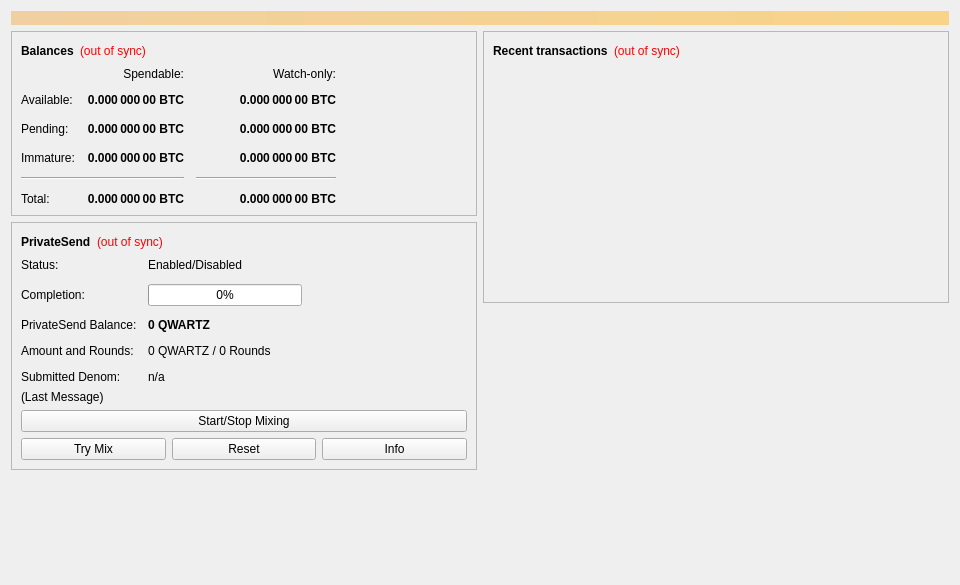
<?xml version="1.0" encoding="UTF-8"?>
<ui version="4.0">
 <class>OverviewPage</class>
 <widget class="QWidget" name="OverviewPage">
  <property name="geometry">
   <rect>
    <x>0</x>
    <y>0</y>
    <width>960</width>
    <height>585</height>
   </rect>
  </property>
  <property name="minimumSize">
   <size>
    <width>960</width>
    <height>0</height>
   </size>
  </property>
  <property name="windowTitle">
   <string>Form</string>
  </property>
  <layout class="QVBoxLayout" name="topLayout">
   <item>
    <widget class="QLabel" name="labelAlerts">
     <property name="visible">
      <bool>false</bool>
     </property>
     <property name="styleSheet">
      <string notr="true">QLabel { background-color: qlineargradient(x1: 0, y1: 0, x2: 1, y2: 0, stop:0 #F0D0A0, stop:1 #F8D488); color:#000000; }</string>
     </property>
     <property name="wordWrap">
      <bool>true</bool>
     </property>
     <property name="margin">
      <number>3</number>
     </property>
     <property name="textInteractionFlags">
      <set>Qt::TextSelectableByMouse</set>
     </property>
    </widget>
   </item>
   <item>
    <layout class="QHBoxLayout" name="horizontalLayout" stretch="1,1">
     <item>
      <layout class="QVBoxLayout" name="verticalLayout_2">
       <item>
        <widget class="QFrame" name="frame">
         <property name="frameShape">
          <enum>QFrame::StyledPanel</enum>
         </property>
         <property name="frameShadow">
          <enum>QFrame::Raised</enum>
         </property>
         <layout class="QVBoxLayout" name="verticalLayout_4">
          <item>
           <layout class="QHBoxLayout" name="horizontalLayout_4">
            <item>
             <widget class="QLabel" name="label_5">
              <property name="font">
               <font>
                <weight>75</weight>
                <bold>true</bold>
               </font>
              </property>
              <property name="text">
               <string>Balances</string>
              </property>
             </widget>
            </item>
            <item>
             <widget class="QLabel" name="labelWalletStatus">
              <property name="toolTip">
               <string>The displayed information may be out of date. Your wallet automatically synchronizes with the Qwartz network after a connection is established, but this process has not completed yet.</string>
              </property>
              <property name="styleSheet">
               <string notr="true">QLabel { color: red; }</string>
              </property>
              <property name="text">
               <string notr="true">(out of sync)</string>
              </property>
              <property name="alignment">
               <set>Qt::AlignLeading|Qt::AlignLeft|Qt::AlignVCenter</set>
              </property>
             </widget>
            </item>
            <item>
             <spacer name="horizontalSpacer_3">
              <property name="orientation">
               <enum>Qt::Horizontal</enum>
              </property>
              <property name="sizeHint" stdset="0">
               <size>
                <width>40</width>
                <height>20</height>
               </size>
              </property>
             </spacer>
            </item>
           </layout>
          </item>
          <item>
           <layout class="QGridLayout" name="gridLayout">
            <property name="spacing">
             <number>12</number>
            </property>
            <item row="2" column="2">
             <widget class="QLabel" name="labelWatchPending">
              <property name="font">
               <font>
                <weight>75</weight>
                <bold>true</bold>
               </font>
              </property>
              <property name="cursor">
               <cursorShape>IBeamCursor</cursorShape>
              </property>
              <property name="toolTip">
               <string>Unconfirmed transactions to watch-only addresses</string>
              </property>
              <property name="text">
               <string notr="true">0.000 000 00 BTC</string>
              </property>
              <property name="alignment">
               <set>Qt::AlignRight|Qt::AlignTrailing|Qt::AlignVCenter</set>
              </property>
              <property name="textInteractionFlags">
               <set>Qt::LinksAccessibleByMouse|Qt::TextSelectableByKeyboard|Qt::TextSelectableByMouse</set>
              </property>
             </widget>
            </item>
            <item row="2" column="1">
             <widget class="QLabel" name="labelUnconfirmed">
              <property name="font">
               <font>
                <weight>75</weight>
                <bold>true</bold>
               </font>
              </property>
              <property name="cursor">
               <cursorShape>IBeamCursor</cursorShape>
              </property>
              <property name="toolTip">
               <string>Total of transactions that have yet to be confirmed, and do not yet count toward the spendable balance</string>
              </property>
              <property name="text">
               <string notr="true">0.000 000 00 BTC</string>
              </property>
              <property name="alignment">
               <set>Qt::AlignRight|Qt::AlignTrailing|Qt::AlignVCenter</set>
              </property>
              <property name="textInteractionFlags">
               <set>Qt::LinksAccessibleByMouse|Qt::TextSelectableByKeyboard|Qt::TextSelectableByMouse</set>
              </property>
             </widget>
            </item>
            <item row="3" column="2">
             <widget class="QLabel" name="labelWatchImmature">
              <property name="font">
               <font>
                <weight>75</weight>
                <bold>true</bold>
               </font>
              </property>
              <property name="cursor">
               <cursorShape>IBeamCursor</cursorShape>
              </property>
              <property name="toolTip">
               <string>Mined balance in watch-only addresses that has not yet matured</string>
              </property>
              <property name="text">
               <string notr="true">0.000 000 00 BTC</string>
              </property>
              <property name="alignment">
               <set>Qt::AlignRight|Qt::AlignTrailing|Qt::AlignVCenter</set>
              </property>
              <property name="textInteractionFlags">
               <set>Qt::LinksAccessibleByMouse|Qt::TextSelectableByKeyboard|Qt::TextSelectableByMouse</set>
              </property>
             </widget>
            </item>
            <item row="4" column="0" colspan="2">
             <widget class="Line" name="lineSpendableBalance">
              <property name="orientation">
               <enum>Qt::Horizontal</enum>
              </property>
             </widget>
            </item>
            <item row="4" column="2">
             <widget class="Line" name="lineWatchBalance">
              <property name="sizePolicy">
               <sizepolicy hsizetype="Preferred" vsizetype="Fixed">
                <horstretch>0</horstretch>
                <verstretch>0</verstretch>
               </sizepolicy>
              </property>
              <property name="minimumSize">
               <size>
                <width>140</width>
                <height>0</height>
               </size>
              </property>
              <property name="orientation">
               <enum>Qt::Horizontal</enum>
              </property>
             </widget>
            </item>
            <item row="5" column="0">
             <widget class="QLabel" name="labelTotalText">
              <property name="text">
               <string>Total:</string>
              </property>
             </widget>
            </item>
            <item row="3" column="1">
             <widget class="QLabel" name="labelImmature">
              <property name="font">
               <font>
                <weight>75</weight>
                <bold>true</bold>
               </font>
              </property>
              <property name="cursor">
               <cursorShape>IBeamCursor</cursorShape>
              </property>
              <property name="toolTip">
               <string>Mined balance that has not yet matured</string>
              </property>
              <property name="text">
               <string notr="true">0.000 000 00 BTC</string>
              </property>
              <property name="alignment">
               <set>Qt::AlignRight|Qt::AlignTrailing|Qt::AlignVCenter</set>
              </property>
              <property name="textInteractionFlags">
               <set>Qt::LinksAccessibleByMouse|Qt::TextSelectableByKeyboard|Qt::TextSelectableByMouse</set>
              </property>
             </widget>
            </item>
            <item row="2" column="3">
             <spacer name="horizontalSpacer_2">
              <property name="orientation">
               <enum>Qt::Horizontal</enum>
              </property>
              <property name="sizeHint" stdset="0">
               <size>
                <width>40</width>
                <height>20</height>
               </size>
              </property>
             </spacer>
            </item>
            <item row="3" column="0">
             <widget class="QLabel" name="labelImmatureText">
              <property name="text">
               <string>Immature:</string>
              </property>
             </widget>
            </item>
            <item row="5" column="1">
             <widget class="QLabel" name="labelTotal">
              <property name="font">
               <font>
                <weight>75</weight>
                <bold>true</bold>
               </font>
              </property>
              <property name="cursor">
               <cursorShape>IBeamCursor</cursorShape>
              </property>
              <property name="toolTip">
               <string>Your current total balance</string>
              </property>
              <property name="text">
               <string notr="true">0.000 000 00 BTC</string>
              </property>
              <property name="alignment">
               <set>Qt::AlignRight|Qt::AlignTrailing|Qt::AlignVCenter</set>
              </property>
              <property name="textInteractionFlags">
               <set>Qt::LinksAccessibleByMouse|Qt::TextSelectableByKeyboard|Qt::TextSelectableByMouse</set>
              </property>
             </widget>
            </item>
            <item row="5" column="2">
             <widget class="QLabel" name="labelWatchTotal">
              <property name="font">
               <font>
                <weight>75</weight>
                <bold>true</bold>
               </font>
              </property>
              <property name="cursor">
               <cursorShape>IBeamCursor</cursorShape>
              </property>
              <property name="toolTip">
               <string>Current total balance in watch-only addresses</string>
              </property>
              <property name="text">
               <string notr="true">0.000 000 00 BTC</string>
              </property>
              <property name="alignment">
               <set>Qt::AlignRight|Qt::AlignTrailing|Qt::AlignVCenter</set>
              </property>
              <property name="textInteractionFlags">
               <set>Qt::LinksAccessibleByMouse|Qt::TextSelectableByKeyboard|Qt::TextSelectableByMouse</set>
              </property>
             </widget>
            </item>
            <item row="0" column="2">
             <widget class="QLabel" name="labelWatchonly">
              <property name="text">
               <string>Watch-only:</string>
              </property>
              <property name="alignment">
               <set>Qt::AlignRight|Qt::AlignTrailing|Qt::AlignVCenter</set>
              </property>
             </widget>
            </item>
            <item row="1" column="0">
             <widget class="QLabel" name="labelBalanceText">
              <property name="text">
               <string>Available:</string>
              </property>
             </widget>
            </item>
            <item row="1" column="1">
             <widget class="QLabel" name="labelBalance">
              <property name="font">
               <font>
                <weight>75</weight>
                <bold>true</bold>
               </font>
              </property>
              <property name="cursor">
               <cursorShape>IBeamCursor</cursorShape>
              </property>
              <property name="toolTip">
               <string>Your current spendable balance</string>
              </property>
              <property name="text">
               <string notr="true">0.000 000 00 BTC</string>
              </property>
              <property name="alignment">
               <set>Qt::AlignRight|Qt::AlignTrailing|Qt::AlignVCenter</set>
              </property>
              <property name="textInteractionFlags">
               <set>Qt::LinksAccessibleByMouse|Qt::TextSelectableByKeyboard|Qt::TextSelectableByMouse</set>
              </property>
             </widget>
            </item>
            <item row="1" column="2">
             <widget class="QLabel" name="labelWatchAvailable">
              <property name="font">
               <font>
                <weight>75</weight>
                <bold>true</bold>
               </font>
              </property>
              <property name="cursor">
               <cursorShape>IBeamCursor</cursorShape>
              </property>
              <property name="toolTip">
               <string>Your current balance in watch-only addresses</string>
              </property>
              <property name="text">
               <string notr="true">0.000 000 00 BTC</string>
              </property>
              <property name="alignment">
               <set>Qt::AlignRight|Qt::AlignTrailing|Qt::AlignVCenter</set>
              </property>
              <property name="textInteractionFlags">
               <set>Qt::LinksAccessibleByMouse|Qt::TextSelectableByKeyboard|Qt::TextSelectableByMouse</set>
              </property>
             </widget>
            </item>
            <item row="2" column="0">
             <widget class="QLabel" name="labelPendingText">
              <property name="text">
               <string>Pending:</string>
              </property>
             </widget>
            </item>
            <item row="0" column="1">
             <widget class="QLabel" name="labelSpendable">
              <property name="text">
               <string>Spendable:</string>
              </property>
              <property name="alignment">
               <set>Qt::AlignRight|Qt::AlignTrailing|Qt::AlignVCenter</set>
              </property>
             </widget>
            </item>
           </layout>
          </item>
         </layout>
        </widget>
       </item>
       <item>
        <widget class="QFrame" name="framePrivateSend">
         <property name="layoutDirection">
          <enum>Qt::LeftToRight</enum>
         </property>
         <property name="frameShape">
          <enum>QFrame::StyledPanel</enum>
         </property>
         <property name="frameShadow">
          <enum>QFrame::Raised</enum>
         </property>
         <layout class="QVBoxLayout" name="VerticalLayout_PS1">
          <item>
           <layout class="QHBoxLayout" name="horizontalLayout_5">
            <item>
             <widget class="QLabel" name="labelPrivateSendHeader">
              <property name="font">
               <font>
                <weight>75</weight>
                <bold>true</bold>
               </font>
              </property>
              <property name="text">
               <string>PrivateSend</string>
              </property>
             </widget>
            </item>
            <item>
             <widget class="QLabel" name="labelPrivateSendSyncStatus">
              <property name="toolTip">
               <string>The displayed information may be out of date. Your wallet automatically synchronizes with the Qwartz network after a connection is established, but this process has not completed yet.</string>
              </property>
              <property name="styleSheet">
               <string notr="true">QLabel { color: red; }</string>
              </property>
              <property name="text">
               <string notr="true">(out of sync)</string>
              </property>
              <property name="alignment">
               <set>Qt::AlignLeading|Qt::AlignLeft|Qt::AlignVCenter</set>
              </property>
             </widget>
            </item>
            <item>
             <spacer name="horizontalSpacer_4">
              <property name="orientation">
               <enum>Qt::Horizontal</enum>
              </property>
              <property name="sizeHint" stdset="0">
               <size>
                <width>40</width>
                <height>20</height>
               </size>
              </property>
             </spacer>
            </item>
           </layout>
          </item>
          <item>
           <layout class="QFormLayout" name="privateSendFormLayout">
            <property name="fieldGrowthPolicy">
             <enum>QFormLayout::AllNonFixedFieldsGrow</enum>
            </property>
            <property name="horizontalSpacing">
             <number>11</number>
            </property>
            <property name="verticalSpacing">
             <number>12</number>
            </property>
            <item row="0" column="0">
             <widget class="QLabel" name="labelPrivateSendEnabledText">
              <property name="text">
               <string>Status:</string>
              </property>
             </widget>
            </item>
            <item row="0" column="1">
             <widget class="QLabel" name="labelPrivateSendEnabled">
              <property name="text">
               <string>Enabled/Disabled</string>
              </property>
             </widget>
            </item>
            <item row="1" column="0">
             <widget class="QLabel" name="labelCompletitionText">
              <property name="text">
               <string>Completion:</string>
              </property>
             </widget>
            </item>
            <item row="1" column="1">
             <widget class="QProgressBar" name="privateSendProgress">
              <property name="maximumSize">
               <size>
                <width>154</width>
                <height>16777215</height>
               </size>
              </property>
              <property name="value">
               <number>0</number>
              </property>
             </widget>
            </item>
            <item row="2" column="0">
             <widget class="QLabel" name="labelAnonymizedText">
              <property name="text">
               <string>PrivateSend Balance:</string>
              </property>
             </widget>
            </item>
            <item row="2" column="1">
             <widget class="QLabel" name="labelAnonymized">
              <property name="font">
               <font>
                <weight>75</weight>
                <bold>true</bold>
               </font>
              </property>
              <property name="text">
               <string notr="true">0 QWARTZ</string>
              </property>
             </widget>
            </item>
            <item row="3" column="0">
             <widget class="QLabel" name="labelAmountAndRoundsText">
              <property name="text">
               <string>Amount and Rounds:</string>
              </property>
             </widget>
            </item>
            <item row="3" column="1">
             <widget class="QLabel" name="labelAmountRounds">
              <property name="text">
               <string>0 QWARTZ / 0 Rounds</string>
              </property>
             </widget>
            </item>
            <item row="4" column="0">
             <widget class="QLabel" name="labelSubmittedDenomText">
              <property name="text">
               <string>Submitted Denom:</string>
              </property>
             </widget>
            </item>
            <item row="4" column="1">
             <widget class="QLabel" name="labelSubmittedDenom">
              <property name="toolTip">
               <string>The denominations you submitted to the Masternode.&lt;br&gt;To mix, other users must submit the exact same denominations.</string>
              </property>
              <property name="text">
               <string>n/a</string>
              </property>
             </widget>
            </item>
           </layout>
          </item>
          <item>
           <layout class="QVBoxLayout" name="VerticalLayout_PS">
            <item>
             <widget class="QLabel" name="labelPrivateSendLastMessage">
              <property name="text">
               <string>(Last Message)</string>
              </property>
              <property name="alignment">
               <set>Qt::AlignLeading|Qt::AlignLeft|Qt::AlignTop</set>
              </property>
              <property name="wordWrap">
               <bool>true</bool>
              </property>
             </widget>
            </item>
            <item>
             <widget class="QPushButton" name="togglePrivateSend">
              <property name="sizePolicy">
               <sizepolicy hsizetype="MinimumExpanding" vsizetype="Fixed">
                <horstretch>0</horstretch>
                <verstretch>0</verstretch>
               </sizepolicy>
              </property>
              <property name="text">
               <string>Start/Stop Mixing</string>
              </property>
             </widget>
            </item>
            <item>
             <layout class="QHBoxLayout" name="horizontalLayout_debugbuttons">
              <item>
               <widget class="QPushButton" name="privateSendAuto">
                <property name="sizePolicy">
                 <sizepolicy hsizetype="MinimumExpanding" vsizetype="Fixed">
                  <horstretch>0</horstretch>
                  <verstretch>0</verstretch>
                 </sizepolicy>
                </property>
                <property name="toolTip">
                 <string>Try to manually submit a PrivateSend request.</string>
                </property>
                <property name="text">
                 <string>Try Mix</string>
                </property>
               </widget>
              </item>
              <item>
               <widget class="QPushButton" name="privateSendReset">
                <property name="sizePolicy">
                 <sizepolicy hsizetype="MinimumExpanding" vsizetype="Fixed">
                  <horstretch>0</horstretch>
                  <verstretch>0</verstretch>
                 </sizepolicy>
                </property>
                <property name="toolTip">
                 <string>Reset the current status of PrivateSend (can interrupt PrivateSend if it's in the process of Mixing, which can cost you money!)</string>
                </property>
                <property name="autoFillBackground">
                 <bool>false</bool>
                </property>
                <property name="text">
                 <string>Reset</string>
                </property>
               </widget>
              </item>
              <item>
               <widget class="QPushButton" name="privateSendInfo">
                <property name="sizePolicy">
                 <sizepolicy hsizetype="MinimumExpanding" vsizetype="Fixed">
                  <horstretch>0</horstretch>
                  <verstretch>0</verstretch>
                 </sizepolicy>
                </property>
                <property name="toolTip">
                 <string>Information about PrivateSend and Mixing</string>
                </property>
                <property name="text">
                 <string>Info</string>
                </property>
               </widget>
              </item>
             </layout>
            </item>
           </layout>
          </item>
         </layout>
        </widget>
       </item>
       <item>
        <spacer name="verticalSpacer">
         <property name="orientation">
          <enum>Qt::Vertical</enum>
         </property>
         <property name="sizeHint" stdset="0">
          <size>
           <width>20</width>
           <height>40</height>
          </size>
         </property>
        </spacer>
       </item>
      </layout>
     </item>
     <item>
      <layout class="QVBoxLayout" name="verticalLayout_3">
       <item>
        <widget class="QFrame" name="frame_2">
         <property name="frameShape">
          <enum>QFrame::StyledPanel</enum>
         </property>
         <property name="frameShadow">
          <enum>QFrame::Raised</enum>
         </property>
         <layout class="QVBoxLayout" name="verticalLayout">
          <item>
           <layout class="QHBoxLayout" name="horizontalLayout_2">
            <item>
             <widget class="QLabel" name="label_4">
              <property name="font">
               <font>
                <weight>75</weight>
                <bold>true</bold>
               </font>
              </property>
              <property name="text">
               <string>Recent transactions</string>
              </property>
             </widget>
            </item>
            <item>
             <widget class="QLabel" name="labelTransactionsStatus">
              <property name="toolTip">
               <string>The displayed information may be out of date. Your wallet automatically synchronizes with the Qwartz network after a connection is established, but this process has not completed yet.</string>
              </property>
              <property name="styleSheet">
               <string notr="true">QLabel { color: red; }</string>
              </property>
              <property name="text">
               <string notr="true">(out of sync)</string>
              </property>
              <property name="alignment">
               <set>Qt::AlignLeading|Qt::AlignLeft|Qt::AlignVCenter</set>
              </property>
             </widget>
            </item>
            <item>
             <spacer name="horizontalSpacer">
              <property name="orientation">
               <enum>Qt::Horizontal</enum>
              </property>
              <property name="sizeHint" stdset="0">
               <size>
                <width>40</width>
                <height>20</height>
               </size>
              </property>
             </spacer>
            </item>
           </layout>
          </item>
          <item>
           <widget class="QListView" name="listTransactions">
            <property name="styleSheet">
             <string notr="true">QListView { background: transparent; }</string>
            </property>
            <property name="frameShape">
             <enum>QFrame::NoFrame</enum>
            </property>
            <property name="verticalScrollBarPolicy">
             <enum>Qt::ScrollBarAlwaysOff</enum>
            </property>
            <property name="horizontalScrollBarPolicy">
             <enum>Qt::ScrollBarAlwaysOff</enum>
            </property>
            <property name="selectionMode">
             <enum>QAbstractItemView::NoSelection</enum>
            </property>
           </widget>
          </item>
         </layout>
        </widget>
       </item>
       <item>
        <spacer name="verticalSpacer_2">
         <property name="orientation">
          <enum>Qt::Vertical</enum>
         </property>
         <property name="sizeHint" stdset="0">
          <size>
           <width>20</width>
           <height>40</height>
          </size>
         </property>
        </spacer>
       </item>
      </layout>
     </item>
    </layout>
   </item>
  </layout>
 </widget>
 <resources/>
 <connections/>
</ui>
